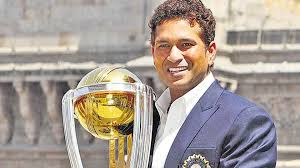
#> input picture images/SachinTendulkar.jpeg, 300 x 168 px, found by its file name; its folder holds 3 pictures in this run
$ python main.py
#> lines starting #> are read from the running program, lines starting #| are printed output that depends on the picture
import Image
import os
import random
def main():


	path ='/home/sruthi/Desktop/My Works/Picture-Quiz-Maker/images'
	files = os.listdir(path)
	index = random.randrange(0, len(files))
	filename=files[index]
	photoname="/home/sruthi/Desktop/My Works/Picture-Quiz-Maker/images/"+filename
	image = Image.open(photoname)
#> image is the input picture: PIL image 300x168 RGB; mean R, G, B 167.9, 157.7, 149.9
	new_image = image.resize((400, 400))
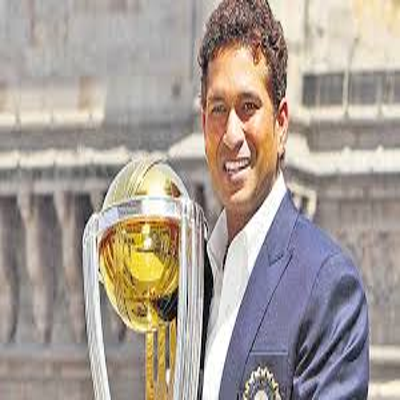
#> new_image: PIL image 400x400 RGB; mean R, G, B 167.9, 157.7, 149.9
	new_image.save(photoname)
	new_image.show()


if __name__ =="__main__":
	main()

$ run again, on images/SatyajitRay.jpeg
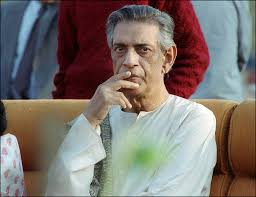
#> input picture images/SatyajitRay.jpeg, 256 x 197 px, found by its file name
#> in main, image is the input picture: PIL image 256x197 RGB; mean R, G, B 124.7, 116.2, 110.9
#> in main, `new_image = image.resize((400, 400))`:
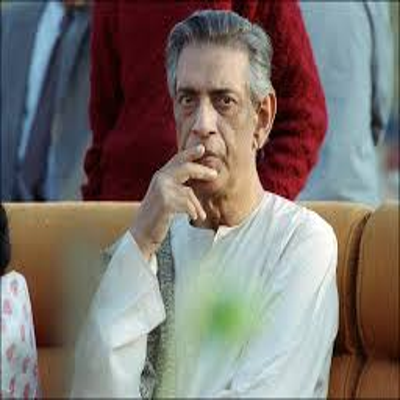
#> new_image: PIL image 400x400 RGB; mean R, G, B 124.7, 116.2, 110.9
